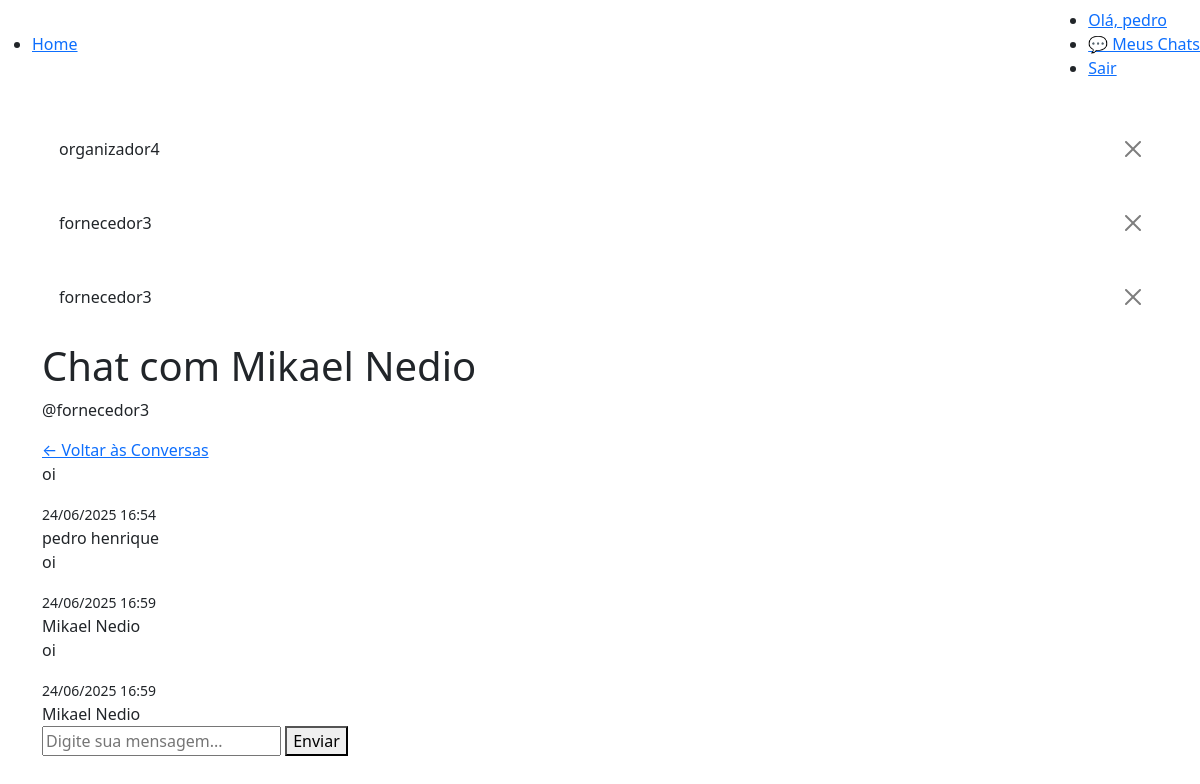
Page /chat/fornecedor3/ (signed in) on the committed database.
### chat/models.py (models this page shows)
class Message(models.Model):
    room = models.ForeignKey(Room, on_delete=models.CASCADE)
    sender = models.ForeignKey(
        User, on_delete=models.CASCADE, related_name="sender_user"
    )
    message = models.TextField()
    timestamp = models.DateTimeField(auto_now_add=True)
    def __str__(self):
        return self.sender.username

### chat/views.py (the view)
# urls.py: path('<str:username>/', views.chat_room, name='chat_room'),
@login_required
def chat_room(request, username):
    try:
        target_user = get_object_or_404(User, username=username)
        if target_user == request.user:
            messages.error(request, 'Você não pode conversar consigo mesmo.')
            return redirect('index')
        room_qs = Room.objects.filter(users=target_user).filter(users=request.user)
        if not room_qs.exists():
            room = Room.objects.create()
            room.users.set([target_user, request.user])
        else:
            room = room_qs.first()
        messages_list = Message.objects.filter(room=room).order_by('timestamp')
        return render(request, 'chat/room.html', {
            'room': room,
            'target_user': target_user,
            'messages': messages_list,
        })
    except User.DoesNotExist:
        messages.error(request, 'Usuário não encontrado.')
        return redirect('index')

### chat/templates/chat/room.html (shortened to what this page needs)
{% extends 'base.html' %}
{% block content %}
    <div class="container chat-page">
        <div class="chat-header">
            <h1>Chat com {{ target_user.get_full_name|default:target_user.username }}</h1>
            <p class="username">@{{ target_user.username }}</p>
            <div class="chat-actions">
                <a href="{% url 'chat_list' %}" class="btn-secondary">← Voltar às Conversas</a>
            </div>
        </div>
        <div class="chat-container">
            <div id="chat-messages" class="messages-container">
                {% for message in messages %}
                    <div class="message {% if message.sender == request.user %}message-own{% else %}message-other{% endif %}">
                        <div class="message-content">
                            <p class="message-text">{{ message.message }}</p>
                            <small class="message-time">{{ message.timestamp|date:"d/m/Y H:i" }}</small>
                        </div>
                        <div class="message-sender">
                            {{ message.sender.get_full_name|default:message.sender.username }}
                        </div>
                    </div>
                {% empty %}
                    <div class="no-messages">
                        <p>Nenhuma mensagem ainda. Inicie a conversa!</p>
                    </div>
                {% endfor %}
            </div>
            <div class="message-input-container">
                <form id="message-form" class="message-form">
                    <input type="text" id="message-input" placeholder="Digite sua mensagem..." required>
                    <button type="submit" class="btn-primary">Enviar</button>
                </form>
            </div>
        </div>
    </div>
{% endblock %}

### eventos/templates/base.html (shortened to what this page needs)
{% load static sass_tags %}
<!DOCTYPE html>
<html lang="pt-br">
<head>
    <link rel="stylesheet" href="{% sass_src 'scss/base.scss' %}" type="text/css">
    <link href="https://cdn.jsdelivr.net/npm/bootstrap@5.3.0/dist/css/bootstrap.min.css" rel="stylesheet">
    <link rel="stylesheet" href="https://cdn.jsdelivr.net/npm/bootstrap-icons@1.10.0/font/bootstrap-icons.css">
</head>
<body class="base">
    {% include "partials/navbar.html" %}
    <main class="main-content">
        {% if messages %}
            <div class="container mt-3">
                {% for message in messages %}
                    <div class="alert alert-{{ message.tags }} alert-dismissible fade show" role="alert">
                        {{ message }}
                        <button type="button" class="btn-close" data-bs-dismiss="alert" aria-label="Close"></button>
                    </div>
                {% endfor %}
            </div>
        {% endif %}
        {% block content %}{% endblock %}
    </main>
</body>
</html>

### eventos/templates/partials/navbar.html
<nav class="navbar">
    <ul class="navbar-list navbar-list-left">
        <li><a href="{% url 'index' %}">Home</a></li>
    </ul>
    <ul class="navbar-list navbar-list-right">
        <li><a href="#">Olá, {{ user.first_name }}</a></li>
        <li><a href="{% url 'chat_list' %}" class="btn-primary">💬 Meus Chats</a></li>
        <li><a href="{% url 'sair' %}">Sair</a></li>
    </ul>
</nav>

### rows in the picture
Message: sender.username "organizador4", message "oi", timestamp "24/06/2025 16:54", sender.get_full_name "pedro henrique"
Message: sender.username "fornecedor3", message "oi", timestamp "24/06/2025 16:59", sender.get_full_name "Mikael Nedio"
Message: sender.username "fornecedor3", message "oi", timestamp "24/06/2025 16:59", sender.get_full_name "Mikael Nedio"

### other values in the picture
{{ user.first_name }} "pedro"
{{ target_user.get_full_name|default:target_user.username }} "Mikael Nedio"
{{ target_user.username }} "fornecedor3"
